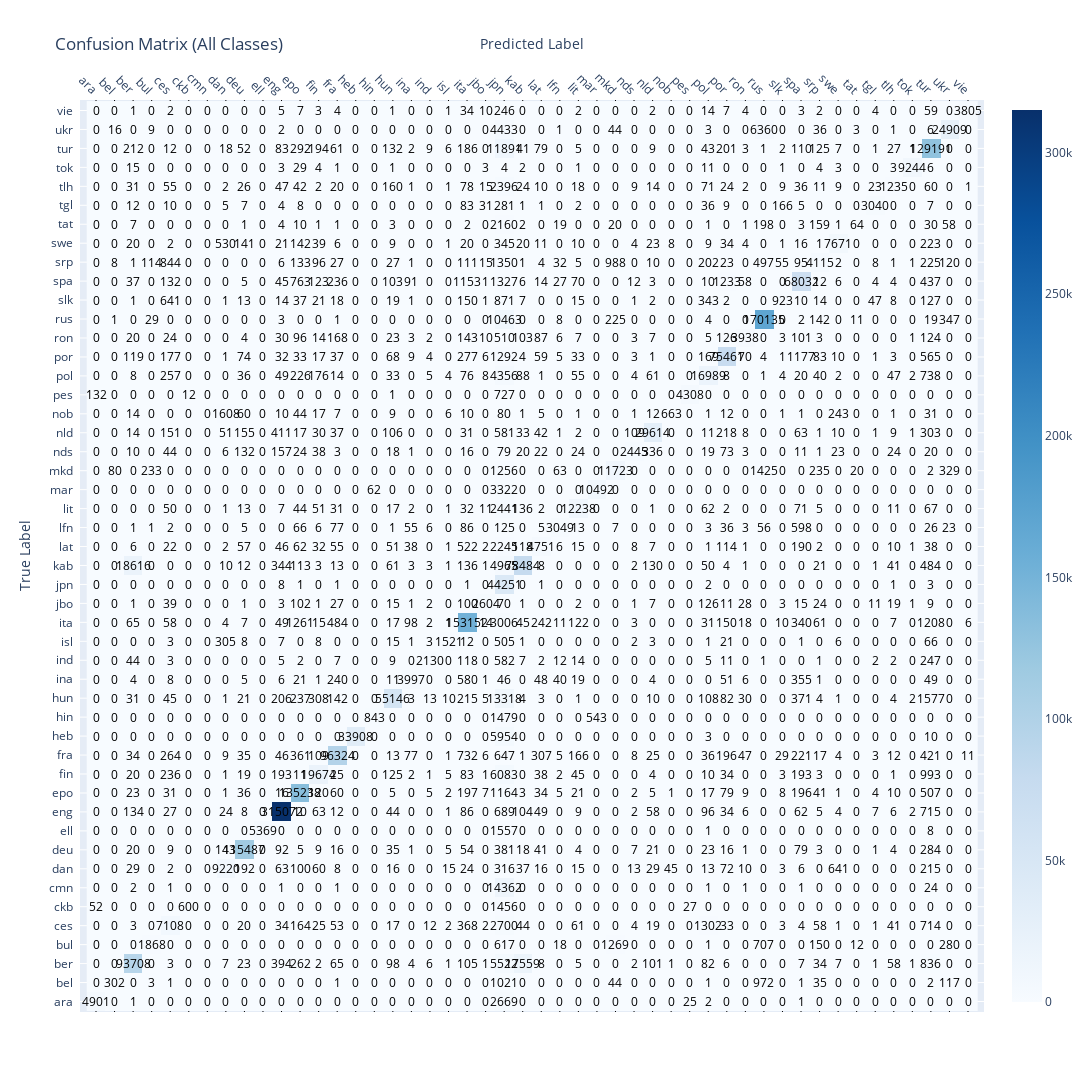

Write notebook code for a chart like this one.
### Code cell
# Calcola la confusion matrix
conf_matrix = confusion_matrix(y_test, y_pred, labels=classifier.classes_)

# Assicurati che x e y corrispondano alle dimensioni della matrice conf_matrix
z = conf_matrix
x = list(classifier.classes_)  # Etichette delle colonne (lista)
y = list(classifier.classes_)  # Etichette delle righe (lista)

# Crea la heatmap con Plotly
fig = ff.create_annotated_heatmap(
    z, x=x, y=y, colorscale='Blues', showscale=True,
    annotation_text=z.astype(str).tolist(), font_colors=['black']  # annotation_text come lista
)

fig.update_layout(
    title_text='Confusion Matrix (All Classes)',
    xaxis_title='Predicted Label',
    yaxis_title='True Label',
    xaxis=dict(tickangle=45),
    autosize=True,
    height=1600,  # Altezza per gestire molte classi
    width=1600    # Larghezza per una buona leggibilità
)

fig.show()
